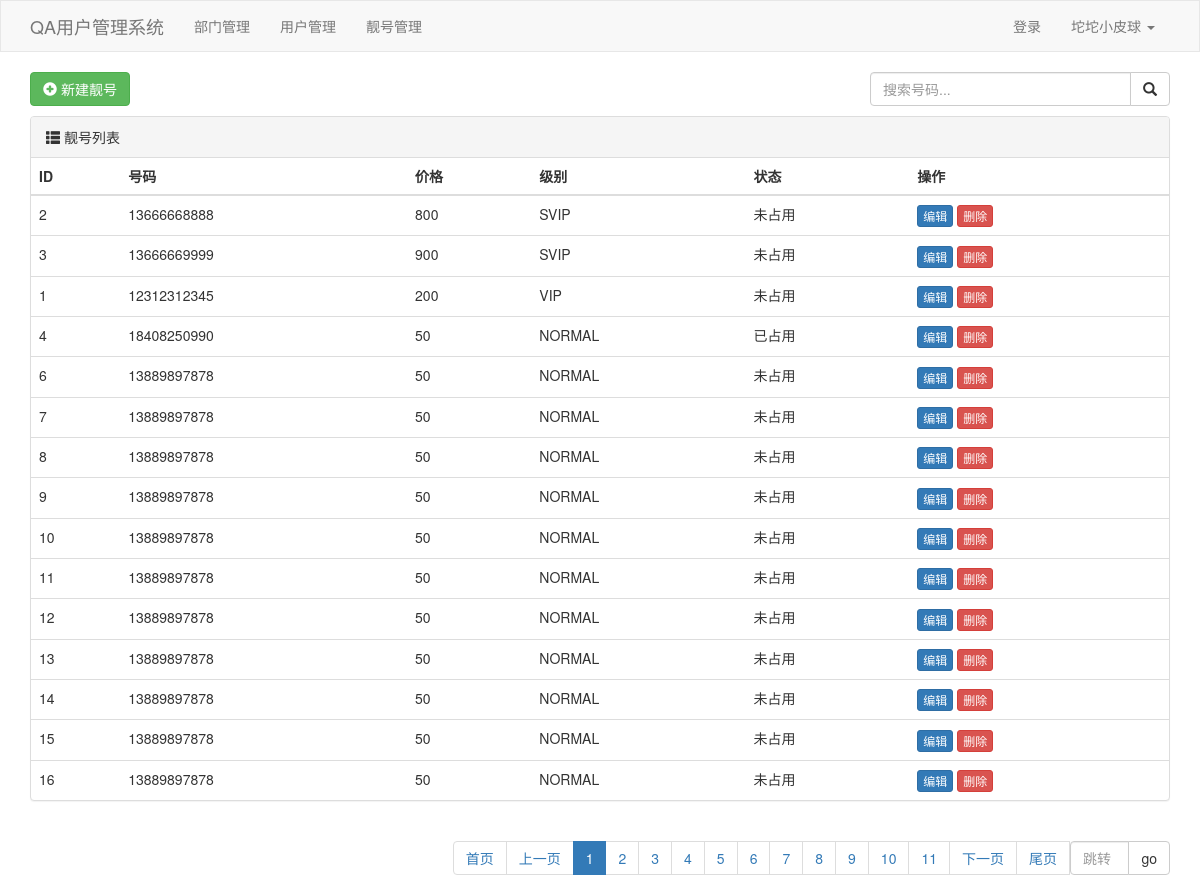
Page /phone/list/ on the earlier database version.
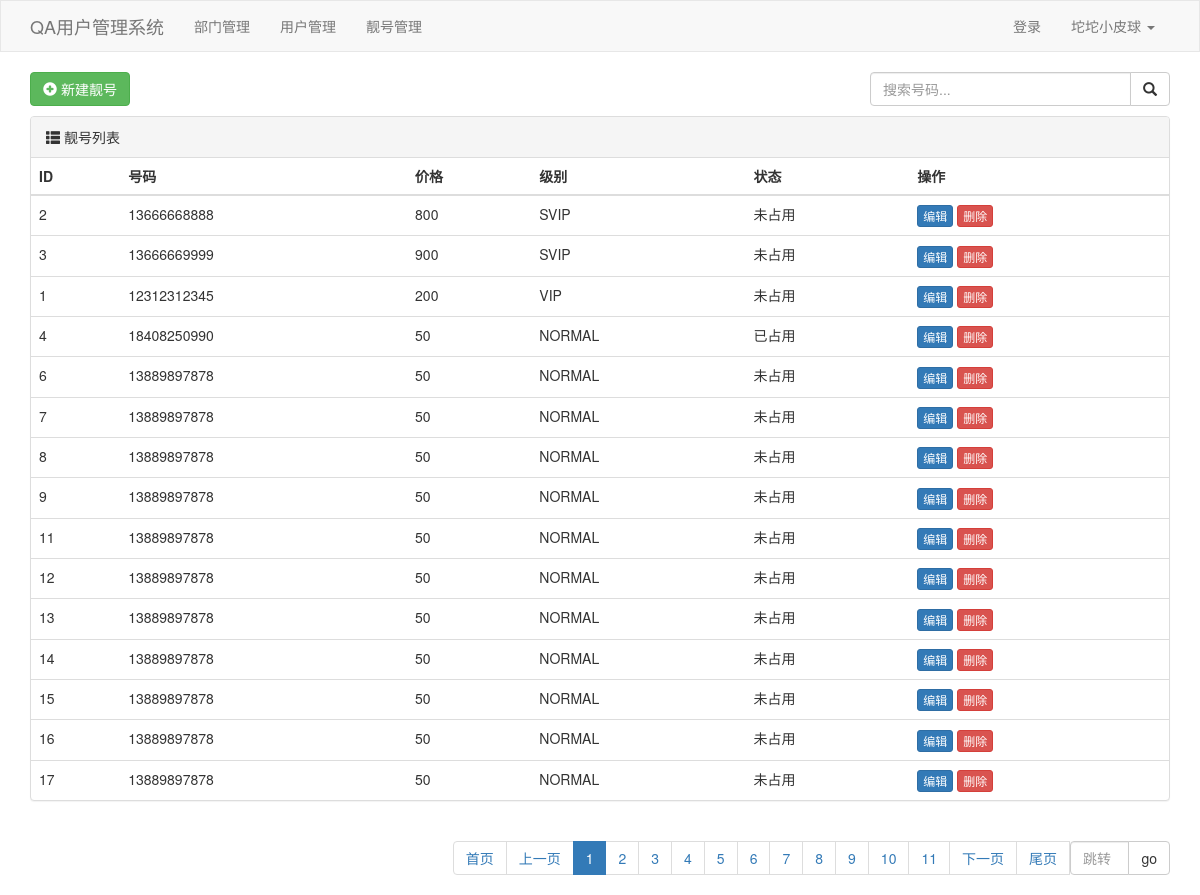
Same page on the later database version.
### Test_App/models.py (models this page shows)
class PhoneNumber(models.Model):
    mobile = models.CharField(verbose_name="靓号", max_length=11)
    price = models.IntegerField(verbose_name="价格", default=0)
    level_choices = (
        (1, "SVIP"),
        (2, "VIP"),
        (3, "NORMAL")
    )
    level = models.SmallIntegerField(
        verbose_name="级别", choices=level_choices, default=3)
    status_choices = (
        (1, "已占用"),
        (0, "未占用")
    )
    status = models.SmallIntegerField(
        verbose_name="状态", choices=status_choices, default=0)

### Test_App/views.py (the view)
# urls.py: path('phone/list/', views.phone_list),
def phone_list(request):
    data_dict = {}
    value = request.GET.get('q', "")  # 空字符串意思为，有q的值就拿，没有就是空
    if value:
        data_dict['mobile__contains'] = value
    queryset = PhoneNumber.objects.filter(**data_dict).order_by("level")
    pageNationObject = PageNation(request, queryset)
    return render(request, 'phone_list.html', {
        "page_queryset": pageNationObject.page_queryset,
        "value": value,
        "page_string": pageNationObject.html()
    })

### Test_App/templates/phone_list.html
{% extends 'layout.html' %}
{% block content %}
<div class="container">
    <div style="margin-bottom: 10px;">
        <a href="/phone/add/" class="btn btn-success">
            <span class="glyphicon glyphicon-plus-sign" aria-hidden="true"></span>
            新建靓号</a>
        <div style="float: right; width:300px;">
            <form method='get'>
                <div class="input-group">
                    <input type="text" name="q" class="form-control" placeholder="搜索号码..." value={{ value }}>
                    <span class="input-group-btn">
                    <button class="btn btn-default" type="submit">
                        <span class="glyphicon glyphicon-search" aria-hidden="true"></span>
                    </button>
                </div>
            </form>
        </div>
    </div>
    <div class="panel panel-default">
        <div class="panel-heading">
            <span class="glyphicon glyphicon-th-list" aria-hidden="true"></span>
            靓号列表
        </div>
        <table class="table">
            <thead>
                <tr>
                    <th>ID</th>
                    <th>号码</th>
                    <th>价格</th>
                    <th>级别</th>
                    <th>状态</th>
                    <th>操作</th>
                </tr>
            </thead>
            <tbody>
                {% for obj in page_queryset %}
                    <tr>
                        <td scope="row">{{ obj.id }}</th>
                        <td>{{ obj.mobile }}</td>
                        <td>{{ obj.price }}</td>
                        <td>{{ obj.get_level_display }}</td>
                        <td>{{ obj.get_status_display }}</td>
                        <td>
                            <a href="/phone/{{ obj.id }}/edit/" class="btn btn-primary btn-xs">编辑</a>
                            <a href="/phone/{{ obj.id }}/delete/" class="btn btn-danger btn-xs">删除</a>
                        </td>
                    </tr>
                {% endfor %}
        </table>
    </div>
    <ul class="pagination" style="float: right;">
        {{ page_string }}
    </ul>
</div>
{% endblock content %}

Differences in the rows shown:
removed PhoneNumber: id "10", mobile "13889897878", price "50", level "NORMAL", status "未占用"
now on this page (row unchanged): PhoneNumber: id "17", mobile "13889897878", price "50", level "NORMAL", status "未占用"
